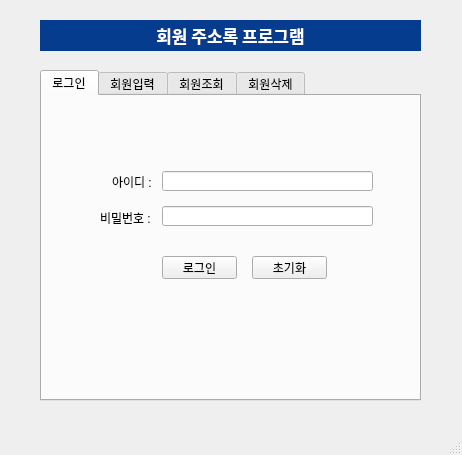
<?xml version="1.0" encoding="UTF-8"?>
<ui version="4.0">
 <class>MainWindow</class>
 <widget class="QMainWindow" name="MainWindow">
  <property name="geometry">
   <rect>
    <x>0</x>
    <y>0</y>
    <width>462</width>
    <height>455</height>
   </rect>
  </property>
  <property name="windowTitle">
   <string>MainWindow</string>
  </property>
  <widget class="QWidget" name="centralwidget">
   <widget class="QTabWidget" name="tabWidget">
    <property name="geometry">
     <rect>
      <x>40</x>
      <y>70</y>
      <width>381</width>
      <height>331</height>
     </rect>
    </property>
    <property name="currentIndex">
     <number>0</number>
    </property>
    <widget class="QWidget" name="tab1">
     <attribute name="title">
      <string>로그인</string>
     </attribute>
     <widget class="QLabel" name="label_2">
      <property name="geometry">
       <rect>
        <x>70</x>
        <y>80</y>
        <width>56</width>
        <height>12</height>
       </rect>
      </property>
      <property name="text">
       <string>아이디 :</string>
      </property>
     </widget>
     <widget class="QLineEdit" name="loginid_input">
      <property name="geometry">
       <rect>
        <x>120</x>
        <y>75</y>
        <width>211</width>
        <height>20</height>
       </rect>
      </property>
     </widget>
     <widget class="QLabel" name="label_3">
      <property name="geometry">
       <rect>
        <x>58</x>
        <y>114</y>
        <width>61</width>
        <height>16</height>
       </rect>
      </property>
      <property name="text">
       <string>비밀번호 :</string>
      </property>
     </widget>
     <widget class="QLineEdit" name="loginpw_input">
      <property name="geometry">
       <rect>
        <x>120</x>
        <y>110</y>
        <width>211</width>
        <height>20</height>
       </rect>
      </property>
      <property name="echoMode">
       <enum>QLineEdit::Password</enum>
      </property>
     </widget>
     <widget class="QPushButton" name="login_btn">
      <property name="geometry">
       <rect>
        <x>120</x>
        <y>160</y>
        <width>75</width>
        <height>23</height>
       </rect>
      </property>
      <property name="text">
       <string>로그인</string>
      </property>
     </widget>
     <widget class="QPushButton" name="loginreset_btn">
      <property name="geometry">
       <rect>
        <x>210</x>
        <y>160</y>
        <width>75</width>
        <height>23</height>
       </rect>
      </property>
      <property name="text">
       <string>초기화</string>
      </property>
     </widget>
    </widget>
    <widget class="QWidget" name="tab2">
     <attribute name="title">
      <string>회원입력</string>
     </attribute>
     <widget class="QLabel" name="label_4">
      <property name="geometry">
       <rect>
        <x>41</x>
        <y>40</y>
        <width>56</width>
        <height>12</height>
       </rect>
      </property>
      <property name="text">
       <string>아이디 :</string>
      </property>
     </widget>
     <widget class="QLineEdit" name="joinid_input">
      <property name="geometry">
       <rect>
        <x>91</x>
        <y>35</y>
        <width>181</width>
        <height>20</height>
       </rect>
      </property>
     </widget>
     <widget class="QPushButton" name="idcheck_btn">
      <property name="geometry">
       <rect>
        <x>272</x>
        <y>34</y>
        <width>75</width>
        <height>23</height>
       </rect>
      </property>
      <property name="text">
       <string>ID CHECK</string>
      </property>
     </widget>
     <widget class="QLineEdit" name="joinpw_input">
      <property name="geometry">
       <rect>
        <x>91</x>
        <y>64</y>
        <width>181</width>
        <height>20</height>
       </rect>
      </property>
      <property name="echoMode">
       <enum>QLineEdit::Password</enum>
      </property>
     </widget>
     <widget class="QLabel" name="label_5">
      <property name="geometry">
       <rect>
        <x>30</x>
        <y>69</y>
        <width>56</width>
        <height>12</height>
       </rect>
      </property>
      <property name="text">
       <string>비밀번호 :</string>
      </property>
     </widget>
     <widget class="QLabel" name="label_6">
      <property name="geometry">
       <rect>
        <x>54</x>
        <y>98</y>
        <width>56</width>
        <height>12</height>
       </rect>
      </property>
      <property name="text">
       <string>이름 :</string>
      </property>
     </widget>
     <widget class="QLineEdit" name="joinname_input">
      <property name="geometry">
       <rect>
        <x>93</x>
        <y>93</y>
        <width>181</width>
        <height>20</height>
       </rect>
      </property>
     </widget>
     <widget class="QLineEdit" name="joinemail_input">
      <property name="geometry">
       <rect>
        <x>94</x>
        <y>120</y>
        <width>251</width>
        <height>20</height>
       </rect>
      </property>
     </widget>
     <widget class="QLabel" name="label_7">
      <property name="geometry">
       <rect>
        <x>42</x>
        <y>125</y>
        <width>56</width>
        <height>12</height>
       </rect>
      </property>
      <property name="text">
       <string>이메일 :</string>
      </property>
     </widget>
     <widget class="QLineEdit" name="joinaddress_input">
      <property name="geometry">
       <rect>
        <x>94</x>
        <y>147</y>
        <width>251</width>
        <height>20</height>
       </rect>
      </property>
     </widget>
     <widget class="QLabel" name="label_8">
      <property name="geometry">
       <rect>
        <x>54</x>
        <y>152</y>
        <width>56</width>
        <height>12</height>
       </rect>
      </property>
      <property name="text">
       <string>주소 :</string>
      </property>
     </widget>
     <widget class="QLineEdit" name="joinphone_input">
      <property name="geometry">
       <rect>
        <x>94</x>
        <y>176</y>
        <width>181</width>
        <height>20</height>
       </rect>
      </property>
     </widget>
     <widget class="QLabel" name="label_9">
      <property name="geometry">
       <rect>
        <x>30</x>
        <y>181</y>
        <width>56</width>
        <height>12</height>
       </rect>
      </property>
      <property name="text">
       <string>전화번호 :</string>
      </property>
     </widget>
     <widget class="QPushButton" name="join_btn">
      <property name="geometry">
       <rect>
        <x>104</x>
        <y>230</y>
        <width>75</width>
        <height>23</height>
       </rect>
      </property>
      <property name="text">
       <string>회원가입</string>
      </property>
     </widget>
     <widget class="QPushButton" name="joinreset_btn">
      <property name="geometry">
       <rect>
        <x>190</x>
        <y>230</y>
        <width>75</width>
        <height>23</height>
       </rect>
      </property>
      <property name="text">
       <string>초기화</string>
      </property>
     </widget>
    </widget>
    <widget class="QWidget" name="tab3">
     <attribute name="title">
      <string>회원조회</string>
     </attribute>
     <widget class="QLineEdit" name="searchaddr_input">
      <property name="geometry">
       <rect>
        <x>94</x>
        <y>147</y>
        <width>251</width>
        <height>20</height>
       </rect>
      </property>
     </widget>
     <widget class="QLabel" name="label_18">
      <property name="geometry">
       <rect>
        <x>30</x>
        <y>181</y>
        <width>56</width>
        <height>12</height>
       </rect>
      </property>
      <property name="text">
       <string>전화번호 :</string>
      </property>
     </widget>
     <widget class="QLineEdit" name="searchname_input">
      <property name="geometry">
       <rect>
        <x>93</x>
        <y>93</y>
        <width>181</width>
        <height>20</height>
       </rect>
      </property>
     </widget>
     <widget class="QLabel" name="label_19">
      <property name="geometry">
       <rect>
        <x>54</x>
        <y>152</y>
        <width>56</width>
        <height>12</height>
       </rect>
      </property>
      <property name="text">
       <string>주소 :</string>
      </property>
     </widget>
     <widget class="QPushButton" name="searchreset_btn">
      <property name="geometry">
       <rect>
        <x>190</x>
        <y>230</y>
        <width>75</width>
        <height>23</height>
       </rect>
      </property>
      <property name="text">
       <string>초기화</string>
      </property>
     </widget>
     <widget class="QPushButton" name="modify_btn">
      <property name="geometry">
       <rect>
        <x>104</x>
        <y>230</y>
        <width>75</width>
        <height>23</height>
       </rect>
      </property>
      <property name="text">
       <string>정보수정</string>
      </property>
     </widget>
     <widget class="QLineEdit" name="searchphone_input">
      <property name="geometry">
       <rect>
        <x>94</x>
        <y>176</y>
        <width>181</width>
        <height>20</height>
       </rect>
      </property>
     </widget>
     <widget class="QLabel" name="label_20">
      <property name="geometry">
       <rect>
        <x>54</x>
        <y>98</y>
        <width>56</width>
        <height>12</height>
       </rect>
      </property>
      <property name="text">
       <string>이름 :</string>
      </property>
     </widget>
     <widget class="QLabel" name="label_21">
      <property name="geometry">
       <rect>
        <x>30</x>
        <y>69</y>
        <width>56</width>
        <height>12</height>
       </rect>
      </property>
      <property name="text">
       <string>비밀번호 :</string>
      </property>
     </widget>
     <widget class="QLabel" name="label_22">
      <property name="geometry">
       <rect>
        <x>42</x>
        <y>125</y>
        <width>56</width>
        <height>12</height>
       </rect>
      </property>
      <property name="text">
       <string>이메일 :</string>
      </property>
     </widget>
     <widget class="QLineEdit" name="searchemail_input">
      <property name="geometry">
       <rect>
        <x>94</x>
        <y>120</y>
        <width>251</width>
        <height>20</height>
       </rect>
      </property>
     </widget>
     <widget class="QLineEdit" name="searchpw_input">
      <property name="geometry">
       <rect>
        <x>91</x>
        <y>64</y>
        <width>181</width>
        <height>20</height>
       </rect>
      </property>
     </widget>
     <widget class="QPushButton" name="search_btn">
      <property name="geometry">
       <rect>
        <x>272</x>
        <y>34</y>
        <width>75</width>
        <height>23</height>
       </rect>
      </property>
      <property name="text">
       <string>회원조회</string>
      </property>
     </widget>
     <widget class="QLineEdit" name="searchid_input">
      <property name="geometry">
       <rect>
        <x>91</x>
        <y>35</y>
        <width>181</width>
        <height>20</height>
       </rect>
      </property>
     </widget>
     <widget class="QLabel" name="label_23">
      <property name="geometry">
       <rect>
        <x>41</x>
        <y>40</y>
        <width>56</width>
        <height>12</height>
       </rect>
      </property>
      <property name="text">
       <string>아이디 :</string>
      </property>
     </widget>
    </widget>
    <widget class="QWidget" name="tab4">
     <attribute name="title">
      <string>회원삭제</string>
     </attribute>
     <widget class="QLabel" name="label_24">
      <property name="geometry">
       <rect>
        <x>74</x>
        <y>90</y>
        <width>56</width>
        <height>12</height>
       </rect>
      </property>
      <property name="text">
       <string>아이디 :</string>
      </property>
     </widget>
     <widget class="QLineEdit" name="deleteid_input">
      <property name="geometry">
       <rect>
        <x>129</x>
        <y>85</y>
        <width>151</width>
        <height>20</height>
       </rect>
      </property>
     </widget>
     <widget class="QPushButton" name="delete_btn">
      <property name="geometry">
       <rect>
        <x>150</x>
        <y>170</y>
        <width>75</width>
        <height>23</height>
       </rect>
      </property>
      <property name="text">
       <string>회원탈퇴</string>
      </property>
     </widget>
     <widget class="QLabel" name="label_25">
      <property name="geometry">
       <rect>
        <x>63</x>
        <y>118</y>
        <width>56</width>
        <height>12</height>
       </rect>
      </property>
      <property name="text">
       <string>비밀번호 :</string>
      </property>
     </widget>
     <widget class="QLineEdit" name="deletepw_input">
      <property name="geometry">
       <rect>
        <x>130</x>
        <y>116</y>
        <width>151</width>
        <height>20</height>
       </rect>
      </property>
     </widget>
    </widget>
   </widget>
   <widget class="QLabel" name="label">
    <property name="geometry">
     <rect>
      <x>40</x>
      <y>20</y>
      <width>381</width>
      <height>31</height>
     </rect>
    </property>
    <property name="font">
     <font>
      <family>나눔고딕</family>
      <pointsize>13</pointsize>
      <weight>75</weight>
      <bold>true</bold>
     </font>
    </property>
    <property name="styleSheet">
     <string notr="true">background-color: rgb(6, 60, 141);
color: rgb(255, 255, 255);</string>
    </property>
    <property name="text">
     <string>회원 주소록 프로그램</string>
    </property>
    <property name="alignment">
     <set>Qt::AlignCenter</set>
    </property>
   </widget>
  </widget>
  <widget class="QMenuBar" name="menubar">
   <property name="geometry">
    <rect>
     <x>0</x>
     <y>0</y>
     <width>462</width>
     <height>21</height>
    </rect>
   </property>
  </widget>
  <widget class="QStatusBar" name="statusbar"/>
 </widget>
 <resources/>
 <connections/>
</ui>
